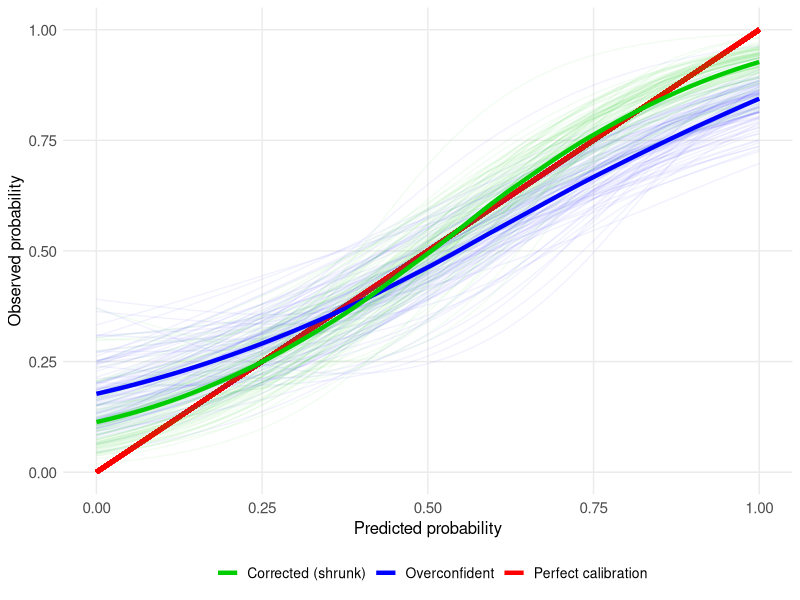

Generate this figure with R:
############################################
## SIMULATION OF OVERCONFIDENCE AND SHRINKAGE
## WITH OUT-OF-BAG CALIBRATION ASSESSMENT
############################################

## ===============================
## 0. SETUP
## ===============================
library(ggplot2)
library(dplyr)
library(mgcv)

set.seed(123)

n <- 200
n_boot <- 100

## ===============================
## 1. SIMULATE DATA
## ===============================

# True individual event probabilities
true_p <- runif(n, 0.05, 0.95)

# Binary outcomes generated from the true probabilities
y <- rbinom(n, 1, true_p)

# Generate overconfident predictions by exaggerating the true log-odds
z <- qlogis(true_p)
pred_p_overconfident <- plogis(1.8 * z + 0.5)

df <- data.frame(
  y = y,
  pred_p = pred_p_overconfident
)

## ===============================
## 2. ESTIMATE SHRINKAGE
## ===============================

# Estimate calibration intercept and slope
fit_cal <- glm(
  y ~ qlogis(pred_p),
  data = df,
  family = binomial
)

intercept <- coef(fit_cal)[1]
s_factor <- coef(fit_cal)[2]

# Apply shrinkage on the log-odds scale
df$corrected_p <- plogis(
  intercept + s_factor * qlogis(df$pred_p)
)

## ===============================
## 3. OUT-OF-BAG BOOTSTRAP
## ===============================

boot_results <- data.frame()

for (i in seq_len(n_boot)) {
  
  idx <- sample(seq_len(n), n, replace = TRUE)
  
  # Observations not selected in the bootstrap sample
  test <- df[-unique(idx), ]
  
  # Flexible calibration curves evaluated in out-of-bag observations
  m_over <- gam(
    y ~ s(pred_p, k = 3),
    data = test,
    family = binomial
  )
  
  m_shrunk <- gam(
    y ~ s(corrected_p, k = 3),
    data = test,
    family = binomial
  )
  
  grid <- seq(0, 1, length.out = 100)
  
  boot_results <- rbind(
    boot_results,
    data.frame(
      x = grid,
      y_over = as.numeric(
        predict(
          m_over,
          data.frame(pred_p = grid),
          type = "response"
        )
      ),
      y_shrunk = as.numeric(
        predict(
          m_shrunk,
          data.frame(corrected_p = grid),
          type = "response"
        )
      ),
      id = i
    )
  )
}

## ===============================
## 4. CALIBRATION PLOT
## ===============================

ggplot(boot_results) +
  geom_segment(
    aes(
      x = 0,
      y = 0,
      xend = 1,
      yend = 1,
      color = "Perfect calibration"
    ),
    linewidth = 1.5
  ) +
  geom_line(
    aes(x = x, y = y_over, group = id),
    color = "blue",
    alpha = 0.05,
    linewidth = 0.5
  ) +
  geom_line(
    aes(x = x, y = y_shrunk, group = id),
    color = "green3",
    alpha = 0.05,
    linewidth = 0.5
  ) +
  geom_smooth(
    aes(
      x = x,
      y = y_over,
      color = "Overconfident"
    ),
    method = "loess",
    se = FALSE,
    linewidth = 1.5
  ) +
  geom_smooth(
    aes(
      x = x,
      y = y_shrunk,
      color = "Corrected (shrunk)"
    ),
    method = "loess",
    se = FALSE,
    linewidth = 1.5
  ) +
  scale_color_manual(
    values = c(
      "Overconfident" = "blue",
      "Corrected (shrunk)" = "green3",
      "Perfect calibration" = "red"
    )
  ) +
  theme_minimal() +
  labs(
    x = "Predicted probability",
    y = "Observed probability",
    color = ""
  ) +
  theme(
    axis.title = element_text(size = 12),
    axis.text = element_text(size = 11),
    legend.position = "bottom",
    legend.text = element_text(size = 10),
    panel.grid.minor = element_blank()
  )
